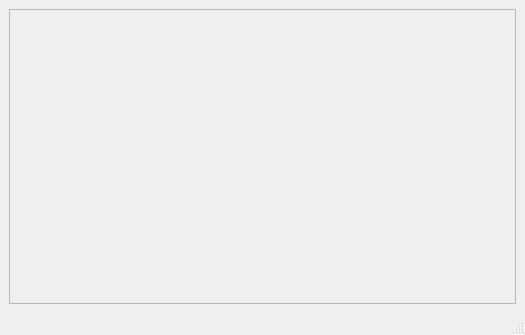
<ui version="4.0" >
 <class>MainWindow</class>
 <widget class="QMainWindow" name="MainWindow" >
  <property name="geometry" >
   <rect>
    <x>0</x>
    <y>0</y>
    <width>525</width>
    <height>335</height>
   </rect>
  </property>
  <property name="windowTitle" >
   <string>MainWindow</string>
  </property>
  <widget class="QWidget" name="centralwidget" >
   <layout class="QGridLayout" >
    <item row="0" column="0" >
     <widget class="QFrame" name="frame" >
      <property name="frameShape" >
       <enum>QFrame::StyledPanel</enum>
      </property>
      <property name="frameShadow" >
       <enum>QFrame::Raised</enum>
      </property>
     </widget>
    </item>
   </layout>
  </widget>
  <widget class="QMenuBar" name="menubar" >
   <property name="geometry" >
    <rect>
     <x>0</x>
     <y>0</y>
     <width>525</width>
     <height>22</height>
    </rect>
   </property>
  </widget>
  <widget class="QStatusBar" name="statusbar" />
 </widget>
 <resources/>
 <connections/>
</ui>
